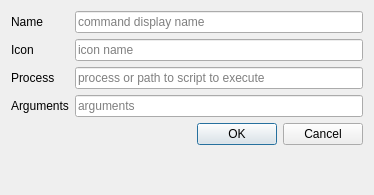
<?xml version="1.0" encoding="UTF-8"?>
<ui version="4.0">
 <class>AddCommand</class>
 <widget class="QDialog" name="AddCommand">
  <property name="geometry">
   <rect>
    <x>0</x>
    <y>0</y>
    <width>374</width>
    <height>195</height>
   </rect>
  </property>
  <property name="windowTitle">
   <string>Dialog</string>
  </property>
  <layout class="QFormLayout" name="formLayout">
   <item row="0" column="0">
    <widget class="QLabel" name="label_2">
     <property name="text">
      <string>Name</string>
     </property>
    </widget>
   </item>
   <item row="0" column="1">
    <widget class="QLineEdit" name="commandName">
     <property name="placeholderText">
      <string>command display name</string>
     </property>
    </widget>
   </item>
   <item row="1" column="0">
    <widget class="QLabel" name="label">
     <property name="text">
      <string>Icon</string>
     </property>
    </widget>
   </item>
   <item row="2" column="0">
    <widget class="QLabel" name="label_3">
     <property name="text">
      <string>Process</string>
     </property>
    </widget>
   </item>
   <item row="3" column="0">
    <widget class="QLabel" name="label_4">
     <property name="text">
      <string>Arguments</string>
     </property>
    </widget>
   </item>
   <item row="1" column="1">
    <widget class="QLineEdit" name="commandIcon">
     <property name="placeholderText">
      <string>icon name</string>
     </property>
    </widget>
   </item>
   <item row="2" column="1">
    <widget class="QLineEdit" name="commandProcess">
     <property name="placeholderText">
      <string>process or path to script to execute</string>
     </property>
    </widget>
   </item>
   <item row="3" column="1">
    <widget class="QLineEdit" name="commandArgs">
     <property name="placeholderText">
      <string>arguments</string>
     </property>
    </widget>
   </item>
   <item row="10" column="1">
    <widget class="QDialogButtonBox" name="buttonBox">
     <property name="orientation">
      <enum>Qt::Horizontal</enum>
     </property>
     <property name="standardButtons">
      <set>QDialogButtonBox::Cancel|QDialogButtonBox::Ok</set>
     </property>
    </widget>
   </item>
  </layout>
 </widget>
 <resources/>
 <connections>
  <connection>
   <sender>buttonBox</sender>
   <signal>accepted()</signal>
   <receiver>AddCommand</receiver>
   <slot>accept()</slot>
   <hints>
    <hint type="sourcelabel">
     <x>248</x>
     <y>254</y>
    </hint>
    <hint type="destinationlabel">
     <x>157</x>
     <y>274</y>
    </hint>
   </hints>
  </connection>
  <connection>
   <sender>buttonBox</sender>
   <signal>rejected()</signal>
   <receiver>AddCommand</receiver>
   <slot>reject()</slot>
   <hints>
    <hint type="sourcelabel">
     <x>316</x>
     <y>260</y>
    </hint>
    <hint type="destinationlabel">
     <x>286</x>
     <y>274</y>
    </hint>
   </hints>
  </connection>
 </connections>
</ui>
